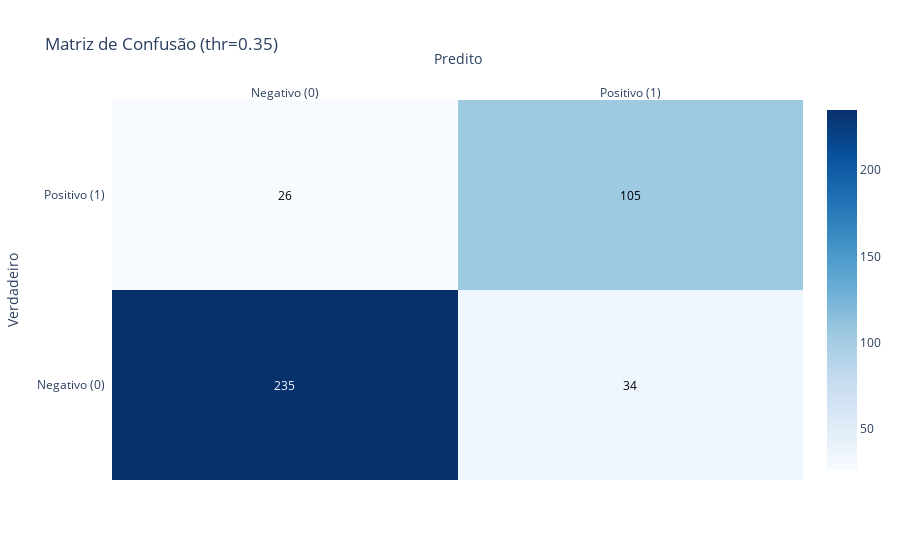

Notebook source saved alongside this figure:
### Markdown cell above
### Regressão Logística:

### Code cell
ths = np.linspace(0,1,201)
youden = []
for t in ths:
    y_pred = (log_probs>=t).astype(int)
    se = recall_score(y_test, y_pred)
    sp = recall_score(1-y_test, 1-y_pred)  # especificidade
    youden.append(se+sp-1)
best_thr = ths[int(np.argmax(youden))]
best_thr

y_pred_thr = (log_probs>=best_thr).astype(int)
cm = confusion_matrix(y_test, y_pred_thr)
z = cm.astype(int)
x = ["Negativo (0)", "Positivo (1)"]
fig = ff.create_annotated_heatmap(z, x=x, y=x, colorscale='Blues', showscale=True)
fig.update_layout(title=f"Matriz de Confusão (thr={best_thr:.2f})", xaxis_title="Predito", yaxis_title="Verdadeiro")
fig.show()

# Relatório compacto com o limiar ótimo
def eval_report(y_true, pr, thr):
    yp = (pr>=thr).astype(int)
    return {
        "AUC": roc_auc_score(y_true, pr),
        "F1": f1_score(y_true, yp),
        "Precision": precision_score(y_true, yp),
        "Recall": recall_score(y_true, yp),
        "Brier": brier_score_loss(y_true, pr),
        "Threshold": thr
    }
eval_report(y_test, log_probs, best_thr)

### Figure 1 — Plotly figure (JSON) as saved in the notebook; plotly's stock layout.template omitted (floating-point values rounded to 4 significant figures)
{"data": [{"colorscale": [[0, "rgb(247,251,255)"], [0.125, "rgb(222,235,247)"], [0.25, "rgb(198,219,239)"], [0.375, "rgb(158,202,225)"], [0.5, "rgb(107,174,214)"], [0.625, "rgb(66,146,198)"], [0.75, "rgb(33,113,181)"], [0.875, "rgb(8,81,156)"], [1, "rgb(8,48,107)"]], "reversescale": false, "showscale": true, "type": "heatmap", "x": ["Negativo (0)", "Positivo (1)"], "y": ["Negativo (0)", "Positivo (1)"], "z": [[235, 34], [26, 105]]}], "layout": {"annotations": [{"font": {"color": "#FFFFFF"}, "showarrow": false, "text": "235", "x": "Negativo (0)", "xref": "x", "y": "Negativo (0)", "yref": "y"}, {"font": {"color": "#000000"}, "showarrow": false, "text": "34", "x": "Positivo (1)", "xref": "x", "y": "Negativo (0)", "yref": "y"}, {"font": {"color": "#000000"}, "showarrow": false, "text": "26", "x": "Negativo (0)", "xref": "x", "y": "Positivo (1)", "yref": "y"}, {"font": {"color": "#000000"}, "showarrow": false, "text": "105", "x": "Positivo (1)", "xref": "x", "y": "Positivo (1)", "yref": "y"}], "title": {"text": "Matriz de Confusão (thr=0.35)"}, "xaxis": {"dtick": 1, "gridcolor": "rgb(0, 0, 0)", "side": "top", "ticks": "", "title": {"text": "Predito"}}, "yaxis": {"dtick": 1, "ticks": "", "ticksuffix": "  ", "title": {"text": "Verdadeiro"}}}}
